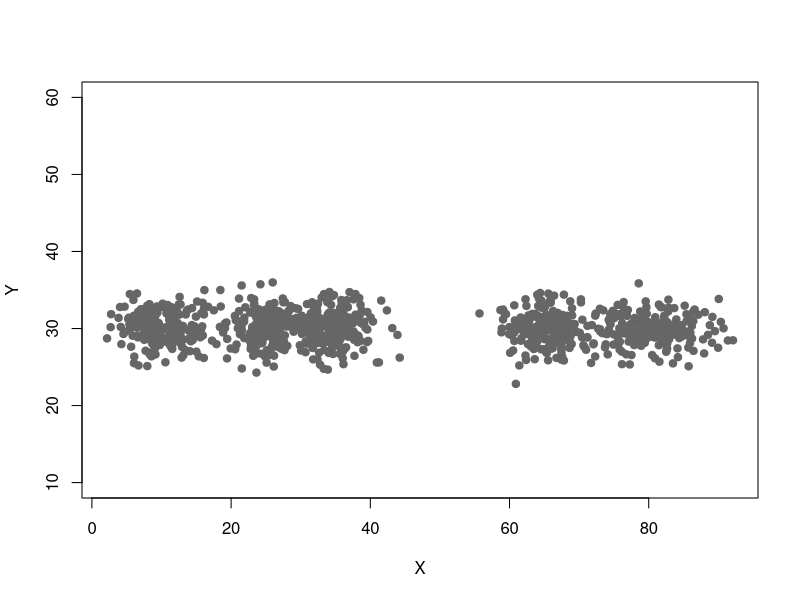
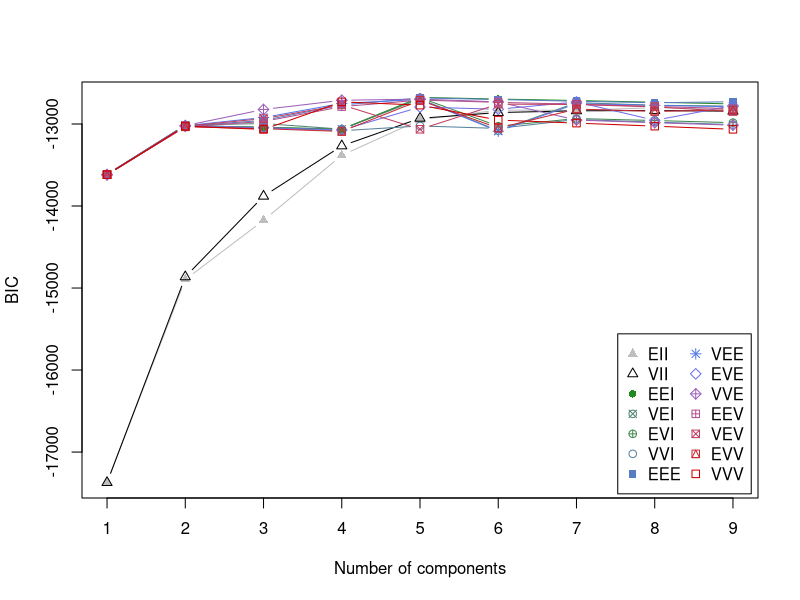
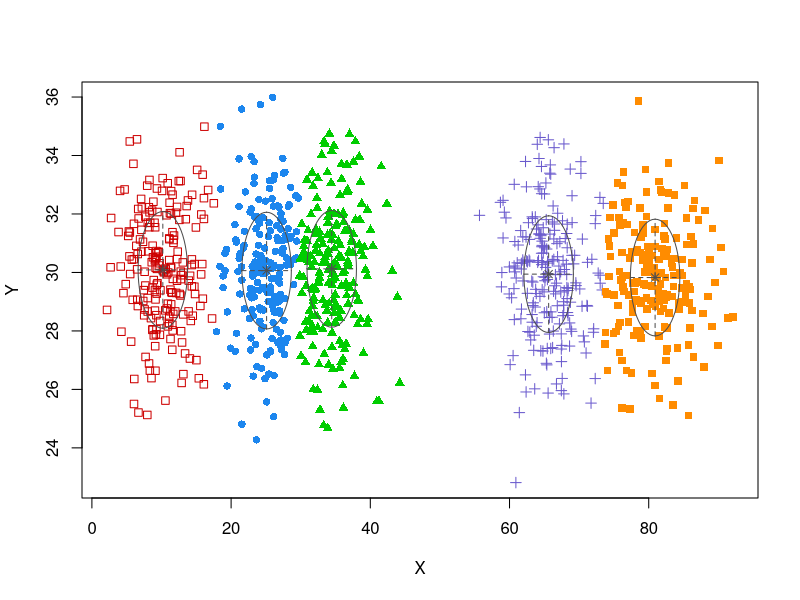
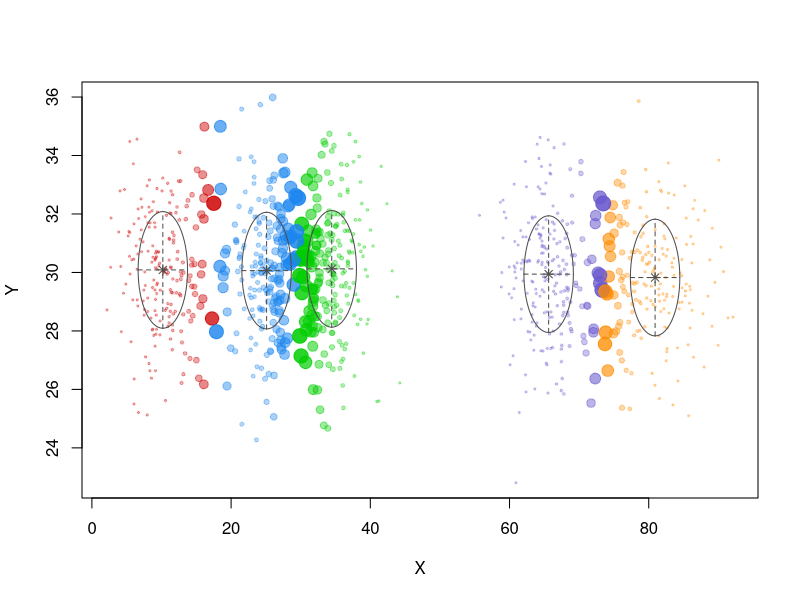
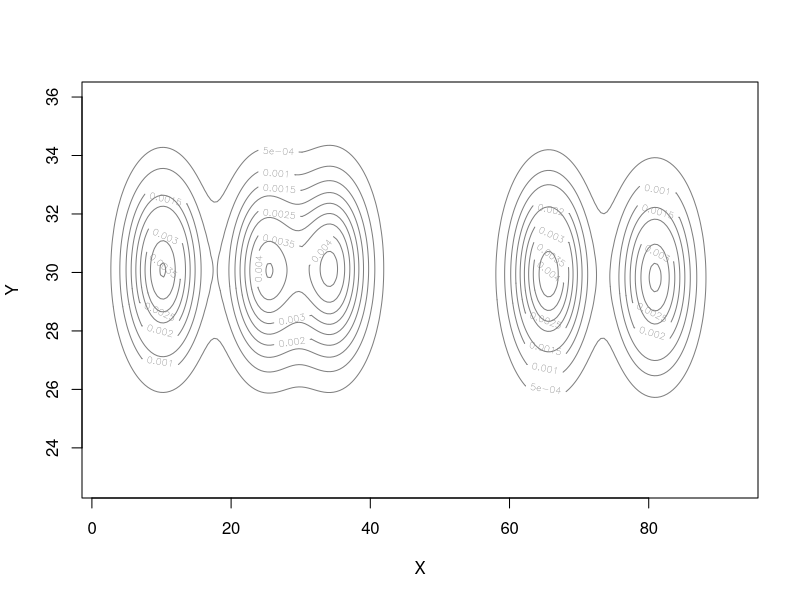

The R source for these figures, in order:


library(mclust)

X <- c(rnorm(200, 10, 3), rnorm(200, 25,3), rnorm(200,35,3), rnorm(200,65, 3), rnorm(200,80,5))
Y <- c(rnorm(1000, 30, 2))
plot(X,Y, ylim = c(10, 60), pch = 19, col = "gray40")

xyMclust <- Mclust(data.frame (X,Y))
plot(xyMclust)

# classes are xyMclust$classification
